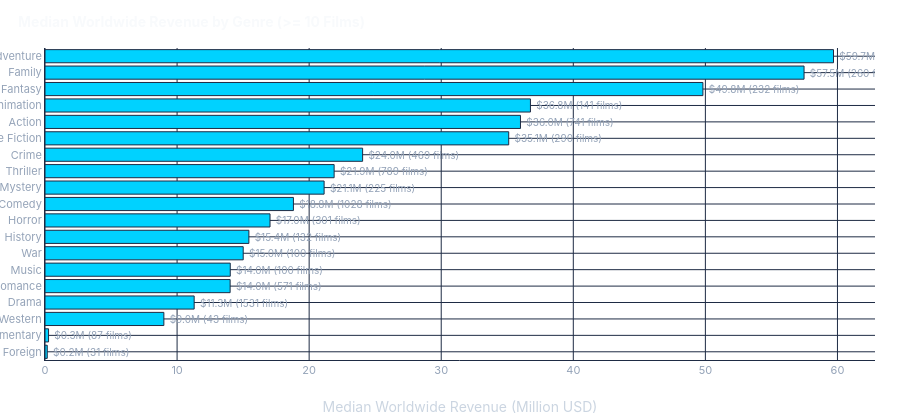

Source (notebook cell):
### Markdown cell above
## 7. Theatrical Revenue Across Film Genres

Extract multi-label genres and evaluate median box office performance across categories with at least 10 titles.

### Code cell
genre_records = []
for _, row in raw_df.iterrows():
    r = row['revenue']
    if pd.notna(r) and r > 0:
        for g in safe_parse_json(row['genres']):
            if isinstance(g, dict) and 'name' in g:
                genre_records.append({'genre': g['name'], 'revenue': float(r)})

gdf = pd.DataFrame(genre_records)
genre_stats = gdf.groupby('genre').agg(
    median_revenue=('revenue', 'median'),
    mean_revenue=('revenue', 'mean'),
    movie_count=('revenue', 'count')
).reset_index()
genre_stats = genre_stats[genre_stats['movie_count'] >= 10].sort_values(by='median_revenue', ascending=False)

fig_genre = plot_revenue_by_genre(genre_stats)
fig_genre.show()

### Figure 1 — Plotly figure (JSON) as saved in the notebook; plotly's stock layout.template omitted (floating-point values rounded to 4 significant figures)
{"data": [{"hovertemplate": "<b>%{y}</b><br>Median Revenue: $%{x:.2f}M<extra></extra>", "marker": {"color": "#00D2FF", "line": {"color": "#1E2B44", "width": 1}}, "orientation": "h", "text": [" $0.2M (31 films)", " $0.3M (87 films)", " $9.0M (43 films)", " $11.3M (1531 films)", " $14.0M (571 films)", " $14.0M (100 films)", " $15.0M (100 films)", " $15.4M (132 films)", " $17.0M (301 films)", " $18.8M (1028 films)", " $21.1M (225 films)", " $21.9M (789 films)", " $24.0M (469 films)", " $35.1M (290 films)", " $36.0M (741 films)", " $36.8M (141 films)", " $49.8M (232 films)", " $57.5M (260 films)", " $59.7M (439 films)"], "textfont": {"color": "#94A3B8", "size": 10}, "textposition": "outside", "type": "bar", "x": [0.17, 0.2684, 9.0, 11.29, 14.02, 14.03, 15.01, 15.44, 17.04, 18.81, 21.13, 21.89, 24.05, 35.11, 36.0, 36.75, 49.81, 57.47, 59.7], "y": ["Foreign", "Documentary", "Western", "Drama", "Romance", "Music", "War", "History", "Horror", "Comedy", "Mystery", "Thriller", "Crime", "Science Fiction", "Action", "Animation", "Fantasy", "Family", "Adventure"]}], "layout": {"colorway": ["#00D2FF", "#818CF8", "#38BDF8", "#10B981", "#F59E0B", "#EC4899", "#F97316", "#14B8A6"], "font": {"color": "#CBD5E1", "family": "Inter, Segoe UI, sans-serif", "size": 12}, "height": 420, "hoverlabel": {"bgcolor": "#141C2E", "bordercolor": "#2B3B59", "font": {"color": "#F8FAFC", "family": "Inter, Segoe UI, sans-serif", "size": 12}}, "legend": {"bgcolor": "rgba(20, 28, 46, 0.75)", "bordercolor": "#1E2B44", "borderwidth": 1, "font": {"color": "#CBD5E1", "size": 11}, "orientation": "h", "x": 0.5, "xanchor": "center", "y": -0.18, "yanchor": "top"}, "margin": {"b": 60, "l": 45, "r": 25, "t": 48}, "paper_bgcolor": "rgba(0,0,0,0)", "plot_bgcolor": "rgba(0,0,0,0)", "title": {"font": {"color": "#F8FAFC", "family": "Inter, Segoe UI, sans-serif", "size": 14}, "text": "<b>Median Worldwide Revenue by Genre (>= 10 Films)</b>", "x": 0.02, "xanchor": "left", "y": 0.96, "yanchor": "top"}, "xaxis": {"gridcolor": "#1E2B44", "linecolor": "#1E2B44", "tickfont": {"color": "#94A3B8", "size": 11}, "title": {"text": "Median Worldwide Revenue (Million USD)"}, "zerolinecolor": "#1E2B44"}, "yaxis": {"gridcolor": "#1E2B44", "linecolor": "#1E2B44", "tickfont": {"color": "#94A3B8", "size": 11}, "title": {"text": ""}, "zerolinecolor": "#1E2B44"}}}
